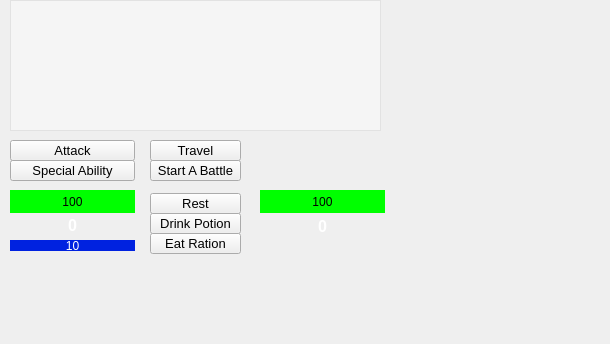
    <widget class="QWidget" name="tabBattleScreen">
     <attribute name="title">
      <string>Battles</string>
     </attribute>
     <widget class="QTextEdit" name="txtBattleInfo">
      <property name="geometry">
       <rect>
        <x>10</x>
        <y>0</y>
        <width>371</width>
        <height>131</height>
       </rect>
      </property>
      <property name="font">
       <font>
        <family>Kalinga</family>
        <weight>75</weight>
        <bold>true</bold>
       </font>
      </property>
      <property name="styleSheet">
       <string notr="true">background-color: rgb(255, 255, 255, 100);</string>
      </property>
      <property name="readOnly">
       <bool>true</bool>
      </property>
     </widget>
     <widget class="QPushButton" name="btnAttack">
      <property name="geometry">
       <rect>
        <x>10</x>
        <y>140</y>
        <width>125</width>
        <height>21</height>
       </rect>
      </property>
      <property name="font">
       <font>
        <pointsize>10</pointsize>
       </font>
      </property>
      <property name="text">
       <string>Attack</string>
      </property>
     </widget>
     <widget class="QLabel" name="lblEnemyName">
      <property name="geometry">
       <rect>
        <x>260</x>
        <y>140</y>
        <width>125</width>
        <height>41</height>
       </rect>
      </property>
      <property name="font">
       <font>
        <pointsize>10</pointsize>
        <weight>75</weight>
        <bold>true</bold>
        <strikeout>false</strikeout>
       </font>
      </property>
      <property name="styleSheet">
       <string notr="true">color: rgb(255, 255, 255);</string>
      </property>
      <property name="text">
       <string/>
      </property>
      <property name="alignment">
       <set>Qt::AlignCenter</set>
      </property>
     </widget>
     <widget class="QPushButton" name="btnBattle">
      <property name="geometry">
       <rect>
        <x>150</x>
        <y>160</y>
        <width>91</width>
        <height>21</height>
       </rect>
      </property>
      <property name="font">
       <font>
        <pointsize>10</pointsize>
       </font>
      </property>
      <property name="text">
       <string>Start A Battle</string>
      </property>
     </widget>
     <widget class="QPushButton" name="btnUsePotionBS">
      <property name="geometry">
       <rect>
        <x>150</x>
        <y>213</y>
        <width>91</width>
        <height>21</height>
       </rect>
      </property>
      <property name="font">
       <font>
        <pointsize>10</pointsize>
       </font>
      </property>
      <property name="text">
       <string>Drink Potion</string>
      </property>
     </widget>
     <widget class="QLabel" name="lblPLevel">
      <property name="geometry">
       <rect>
        <x>10</x>
        <y>215</y>
        <width>125</width>
        <height>21</height>
       </rect>
      </property>
      <property name="font">
       <font>
        <pointsize>12</pointsize>
        <weight>75</weight>
        <bold>true</bold>
       </font>
      </property>
      <property name="styleSheet">
       <string notr="true">color: rgb(255, 255, 255);</string>
      </property>
      <property name="text">
       <string>0</string>
      </property>
      <property name="alignment">
       <set>Qt::AlignCenter</set>
      </property>
     </widget>
     <widget class="QLabel" name="lblELevel">
      <property name="geometry">
       <rect>
        <x>260</x>
        <y>215</y>
        <width>125</width>
        <height>23</height>
       </rect>
      </property>
      <property name="font">
       <font>
        <pointsize>12</pointsize>
        <weight>75</weight>
        <bold>true</bold>
       </font>
      </property>
      <property name="styleSheet">
       <string notr="true">color: rgb(255, 255, 255);</string>
      </property>
      <property name="text">
       <string>0</string>
      </property>
      <property name="alignment">
       <set>Qt::AlignCenter</set>
      </property>
     </widget>
     <widget class="QPushButton" name="btnSpecialAbility">
      <property name="geometry">
       <rect>
        <x>10</x>
        <y>160</y>
        <width>125</width>
        <height>21</height>
       </rect>
      </property>
      <property name="font">
       <font>
        <pointsize>10</pointsize>
       </font>
      </property>
      <property name="text">
       <string>Special Ability</string>
      </property>
     </widget>
     <widget class="QLabel" name="lblBattleTabBG">
      <property name="geometry">
       <rect>
        <x>-90</x>
        <y>-70</y>
        <width>601</width>
        <height>335</height>
       </rect>
      </property>
      <property name="text">
       <string/>
      </property>
     </widget>
     <widget class="QLabel" name="lblPHealth">
      <property name="geometry">
       <rect>
        <x>10</x>
        <y>190</y>
        <width>125</width>
        <height>23</height>
       </rect>
      </property>
      <property name="styleSheet">
       <string notr="true">background-color: rgb(0, 255, 0);</string>
      </property>
      <property name="text">
       <string/>
      </property>
     </widget>
     <widget class="QLabel" name="lblPHealthAmount">
      <property name="geometry">
       <rect>
        <x>10</x>
        <y>190</y>
        <width>125</width>
        <height>23</height>
       </rect>
      </property>
      <property name="styleSheet">
       <string notr="true">color: rgb(0, 0, 0);</string>
      </property>
      <property name="text">
       <string>100</string>
      </property>
      <property name="alignment">
       <set>Qt::AlignCenter</set>
      </property>
     </widget>
     <widget class="QLabel" name="lblPHealthBG">
      <property name="geometry">
       <rect>
        <x>10</x>
        <y>190</y>
        <width>125</width>
        <height>23</height>
       </rect>
      </property>
      <property name="styleSheet">
       <string notr="true">background-color: rgb(179, 179, 179);</string>
      </property>
      <property name="text">
       <string/>
      </property>
     </widget>
     <widget class="QLabel" name="lblEHealth">
      <property name="geometry">
       <rect>
        <x>260</x>
        <y>190</y>
        <width>125</width>
        <height>23</height>
       </rect>
      </property>
      <property name="styleSheet">
       <string notr="true">background-color: rgb(0, 255, 0);</string>
      </property>
      <property name="text">
       <string/>
      </property>
     </widget>
     <widget class="QLabel" name="lblEHealthAmount">
      <property name="geometry">
       <rect>
        <x>260</x>
        <y>190</y>
        <width>125</width>
        <height>23</height>
       </rect>
      </property>
      <property name="styleSheet">
       <string notr="true">color: rgb(0, 0, 0);</string>
      </property>
      <property name="text">
       <string>100</string>
      </property>
      <property name="alignment">
       <set>Qt::AlignCenter</set>
      </property>
     </widget>
     <widget class="QLabel" name="lblEHealthBG">
      <property name="geometry">
       <rect>
        <x>260</x>
        <y>190</y>
        <width>125</width>
        <height>23</height>
       </rect>
      </property>
      <property name="styleSheet">
       <string notr="true">background-color: rgb(179, 179, 179);</string>
      </property>
      <property name="text">
       <string/>
      </property>
     </widget>
     <widget class="QLabel" name="lblPStaminaAmount">
      <property name="geometry">
       <rect>
        <x>10</x>
        <y>240</y>
        <width>125</width>
        <height>11</height>
       </rect>
      </property>
      <property name="styleSheet">
       <string notr="true">color: rgb(255, 255, 255);</string>
      </property>
      <property name="text">
       <string>10</string>
      </property>
      <property name="alignment">
       <set>Qt::AlignCenter</set>
      </property>
     </widget>
     <widget class="QLabel" name="lblPStamina">
      <property name="geometry">
       <rect>
        <x>10</x>
        <y>240</y>
        <width>125</width>
        <height>11</height>
       </rect>
      </property>
      <property name="styleSheet">
       <string notr="true">background-color: rgb(0, 34, 224);</string>
      </property>
      <property name="text">
       <string/>
      </property>
      <property name="alignment">
       <set>Qt::AlignCenter</set>
      </property>
     </widget>
     <widget class="QLabel" name="lblPStaminaBG">
      <property name="geometry">
       <rect>
        <x>10</x>
        <y>240</y>
        <width>125</width>
        <height>11</height>
       </rect>
      </property>
      <property name="styleSheet">
       <string notr="true">background-color: rgb(179, 179, 179);</string>
      </property>
      <property name="text">
       <string/>
      </property>
      <property name="alignment">
       <set>Qt::AlignCenter</set>
      </property>
     </widget>
     <widget class="QPushButton" name="btnUseRationBS">
      <property name="geometry">
       <rect>
        <x>150</x>
        <y>233</y>
        <width>91</width>
        <height>21</height>
       </rect>
      </property>
      <property name="font">
       <font>
        <pointsize>10</pointsize>
       </font>
      </property>
      <property name="text">
       <string>Eat Ration</string>
      </property>
     </widget>
     <widget class="QPushButton" name="btnTravel">
      <property name="geometry">
       <rect>
        <x>150</x>
        <y>140</y>
        <width>91</width>
        <height>21</height>
       </rect>
      </property>
      <property name="font">
       <font>
        <pointsize>10</pointsize>
       </font>
      </property>
      <property name="text">
       <string>Travel</string>
      </property>
     </widget>
     <widget class="QPushButton" name="btnRestBS">
      <property name="geometry">
       <rect>
        <x>150</x>
        <y>193</y>
        <width>91</width>
        <height>21</height>
       </rect>
      </property>
      <property name="font">
       <font>
        <pointsize>10</pointsize>
       </font>
      </property>
      <property name="text">
       <string>Rest</string>
      </property>
     </widget>
     <zorder>lblBattleTabBG</zorder>
     <zorder>lblPStaminaBG</zorder>
     <zorder>lblEHealthBG</zorder>
     <zorder>lblPHealthBG</zorder>
     <zorder>btnSpecialAbility</zorder>
     <zorder>txtBattleInfo</zorder>
     <zorder>lblEnemyName</zorder>
     <zorder>btnBattle</zorder>
     <zorder>btnUsePotionBS</zorder>
     <zorder>lblPLevel</zorder>
     <zorder>lblELevel</zorder>
     <zorder>btnAttack</zorder>
     <zorder>lblPHealth</zorder>
     <zorder>lblPHealthAmount</zorder>
     <zorder>lblEHealth</zorder>
     <zorder>lblEHealthAmount</zorder>
     <zorder>lblPStamina</zorder>
     <zorder>btnUseRationBS</zorder>
     <zorder>btnTravel</zorder>
     <zorder>lblPStaminaAmount</zorder>
     <zorder>btnRestBS</zorder>
    </widget>
